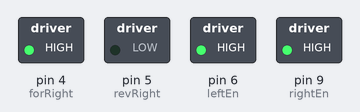
Recording of a sketch running on a simulated Arduino Uno, built with avr-gcc and run on an emulated ATmega328P. Parts: switched loads named in the sketch (green lamp = pin HIGH).

Above: at 0.05 s.
At 2.0 s:
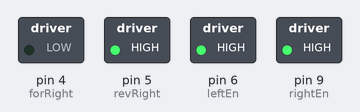
At 3.95 s:
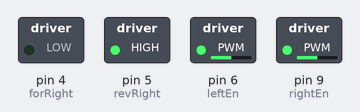
Timing chart, 0 to 5.2 s (numbered marks = the images above):
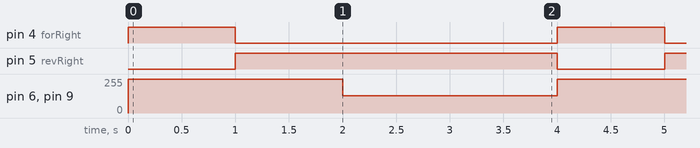

The sketch:

Final_Project_Robot_Behavior__1_.ino
```cpp
//Motor Control
//

int rightEn = 9;
int forRight = 4;
int revRight = 5;
int leftEn = 6;
int forLeft = 7;
int revLeft = 8;

int val = 0;
void setup()
{
  val = analogRead(A1);
  Serial.println(val);
  pinMode(rightEn, OUTPUT);
  pinMode(forRight, OUTPUT);
  pinMode(revRight, OUTPUT);
}

void loop()
{
  Serial.println(val);
  analogWrite (rightEn, 255);
  analogWrite (leftEn, 255);
  forward();
  delay(1000);
  rightTurn();
  delay(1000);
  Serial.println(val);
  analogWrite (rightEn, 128);
  analogWrite (leftEn, 128);
  delay(1000);
  rightTurn();
  delay(1000);
}

void rightFor(){
  digitalWrite(revRight, LOW);
  digitalWrite(forRight, HIGH);
}

void rightRev(){
  digitalWrite(forRight, LOW);
  digitalWrite(revRight, HIGH);
}
void leftFor(){
  digitalWrite(revLeft, LOW);
  digitalWrite(forLeft, HIGH);
}

void leftRev(){
  digitalWrite(forLeft, LOW);
  digitalWrite(revLeft, HIGH);
}

void forward(){
  rightFor();
  leftFor();
}

void rightTurn(){
  rightRev();
  leftFor();
}

void leftTurn(){
  rightFor();
  leftRev();
}
```

Measured:
- by itself, pin 4 (forRight): alternates HIGH for 1.0 s and LOW for 3.0 s
- by itself, pin 5 (revRight): alternates HIGH for 3.0 s and LOW for 1.0 s
- by itself, pin 6 (leftEn), pin 9 (rightEn): alternates 255/255 for 2.0 s and 128/255 for 2.0 s
